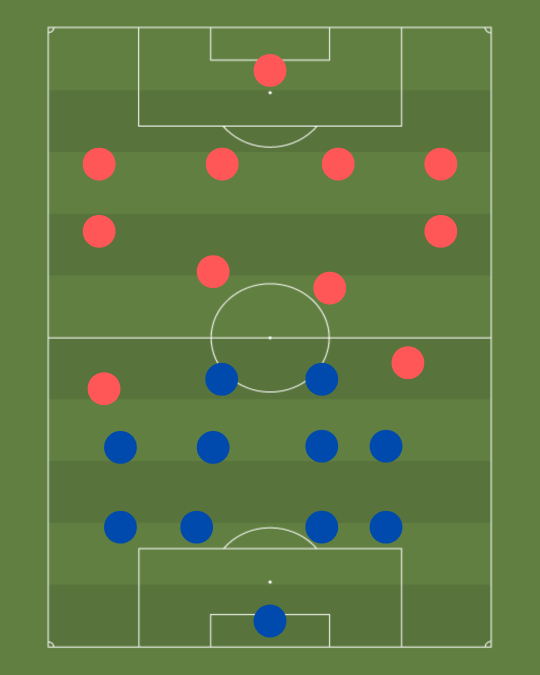
#> input picture Soccerfield2.png, 1080 x 1350 px, given in place of CHE_VS_LIV_Video.mp4, which was not available (shown at 1/2 size)
$ python 3D_Game_Video.py
#> lines starting #> are read from the running program, lines starting #| are printed output that depends on the picture; after the words box and inside, x2 and y2 are one past the last pixel; in counts of white or black regions, pixels touching at a corner belong together; pictures that were not available may be replaced by others from this repository, and a replacement may not be noted
import cv2
import numpy as np
import os
from pathlib import Path

# ---------- TUNE HERE IF NEEDED ----------
BASE_DIR = Path(__file__).resolve().parent  # fallback til Path.cwd() hvis du kører i REPL
# Dir with video
VIDEO_DIR = BASE_DIR / "video_vision"
# Videofile
VIDEO_PATH = VIDEO_DIR / "CHE_VS_LIV_Video.mp4"

TARGET_SIZE = (1280, 720)

min_player_area = 100
max_player_area = 12000

# Ball size relative to image height (extra check)
ball_rmin_frac = 0.006
ball_rmax_frac = 0.020

MIN_PITCH_OVERLAP = 0.60   # fraction of blob area that must lie inside pitch-region to count as player

# Area window for ball-mask contours (px^2)
BALL_MIN_AREA = 40
BALL_MAX_AREA = 70

# Real-time tuning
FRAME_SKIP = 0              # e.g. set 1 to process every 2nd frame
SMOOTH_ALPHA = 0.2         # 0..1, lower gives more smoothing
KEEP_BALL_FOR = 15           # how many frames to keep last known ball if it is not seen

WRITE_OUT = True
OUT_PATH = os.path.splitext(VIDEO_PATH)[0] + "_tracked.mp4"

# NEW: anti-randomization controls
ROI_BASE   = 60             # px base radius for ROI when searching next ball
ROI_SCALE  = 6              # ROI radius ~= ROI_BASE or ROI_SCALE * last_ball_r (whichever larger)
JUMP_GATE  = 0.08           # fraction of image diagonal as max allowed jump per re-detection
SHOW_GHOST = False          # draw last known ball when missing (False = don't show)
# -----------------------------------------

# Pitch green (HSV)
GREEN_LO = np.array([35,  35,  35])
GREEN_HI = np.array([90, 255, 255])

# Ball masks (white/orange)
BALL_WHITE_LO = np.array([0,   0, 127])
BALL_WHITE_HI = np.array([179, 73, 232])
# Orange disabled (no interval)
BALL_ORANGE_LO = np.array([255, 255, 255])
BALL_ORANGE_HI = np.array([255, 255, 255])

# Teams – Liverpool red and Chelsea blue
RED1_LO = np.array([0,   120, 80]);  RED1_HI = np.array([12, 255, 255])
RED2_LO = np.array([170, 120, 80]);  RED2_HI = np.array([179,255, 255])
BLUE_LO = np.array([100, 120, 70]);  BLUE_HI = np.array([130,255,255])

# Optional: suppress referee yellow
YELLOW_LO = np.array([20, 120, 120]); YELLOW_HI = np.array([35, 255, 255])


# ---------- helpers ----------

def save_possession_summary(red_pct, blue_pct, overwrite=True):
    sentence = (
        f"In the video, Liverpool and Chelsea are playing. "
        f"Using ball detection, we can see that Liverpool has possession "
        f"for {red_pct:.1f}% of the time, while Chelsea has {blue_pct:.1f}%."
    )

    docs = Path(__file__).resolve().parent / "docs"
    docs.mkdir(exist_ok=True)
    mode = "w" if overwrite else "a"
    with (docs / "video_data.txt").open(mode, encoding="utf-8") as f:
        f.write(sentence + "\n")

def clean(mask, k=3, it=1):
    kernel = np.ones((k,k), np.uint8)
    m = cv2.morphologyEx(mask, cv2.MORPH_OPEN, kernel, iterations=it)
    m = cv2.morphologyEx(m, cv2.MORPH_CLOSE, kernel, iterations=it)
    return m

def get_pitch_mask_and_region(hsv):
    pitch_mask = cv2.inRange(hsv, GREEN_LO, GREEN_HI)
    pitch_mask = clean(pitch_mask, 5, 1)
    # Expand pitch and close holes/lines
    region = cv2.dilate(pitch_mask, np.ones((21,21), np.uint8), iterations=1)
    region = cv2.morphologyEx(region, cv2.MORPH_CLOSE, np.ones((15,15), np.uint8), iterations=1)
    return pitch_mask, region

# [19 lines left out: functions nearest_player, smooth_point, not called in this run]


# ---------- detection ----------
def detect_ball(hsv, pitch_mask, pitch_region, H,
                players_mask=None, prev_xy=None, roi_mask=None,
                jump_gate_diag_frac=0.08):
    """
    Ball detection restricted to the pitch, with:
      - top-30% exclusion,
      - optional ROI,
      - player-exclusion (red|blue, dilated),
      - area window,
      - pitch-overlap,
      - shape gates (circularity + aspect ratio),
      - context ring test (must be mostly green, little team color),
      - proximity scoring vs prev_xy + jump gate.
    Returns: (x,y,r) or None, and the final ball_mask.
    """
    # --- Base white/orange mask ---
    white  = cv2.inRange(hsv, BALL_WHITE_LO,  BALL_WHITE_HI)
    orange = cv2.inRange(hsv, BALL_ORANGE_LO, BALL_ORANGE_HI)
    ball_mask = cv2.bitwise_or(white, orange)

    # Remove yellow
    yellow = cv2.inRange(hsv, YELLOW_LO, YELLOW_HI)
    ball_mask = cv2.bitwise_and(ball_mask, cv2.bitwise_not(yellow))

    # Only on pitch
    ball_mask = cv2.bitwise_and(ball_mask, pitch_region)

    # --- NEW: exclude (dilated) players to kill white socks close to kits ---
    if players_mask is not None:
        excl = cv2.dilate(players_mask, np.ones((9,9), np.uint8), iterations=1)
        ball_mask = cv2.bitwise_and(ball_mask, cv2.bitwise_not(excl))

    # Clean and hard cap top 30%
    ball_mask = clean(ball_mask, 3, 1)
    top_cut = int(0.30 * H)
    ball_mask[:top_cut, :] = 0

    # Optional ROI
    if roi_mask is not None:
        ball_mask = cv2.bitwise_and(ball_mask, roi_mask)

    # Contours
    cnts_all, _ = cv2.findContours(ball_mask, cv2.RETR_EXTERNAL, cv2.CHAIN_APPROX_SIMPLE)

    # Pitch-overlap filter
    BALL_MIN_OVERLAP = 0.50
    filtered = np.zeros_like(ball_mask)
    kept_cnts = []
    for c in cnts_all:
        a = cv2.contourArea(c)
        if a < BALL_MIN_AREA or a > BALL_MAX_AREA:
            continue

        x, y, w, h = cv2.boundingRect(c)
        roi_region = pitch_region[y:y+h, x:x+w]
        roi_cnt = np.zeros((h, w), dtype=np.uint8)
        cv2.drawContours(roi_cnt, [c - [x, y]], -1, 255, thickness=cv2.FILLED)

        overlap = cv2.countNonZero(cv2.bitwise_and(roi_cnt, roi_region))
        cnt_area = cv2.countNonZero(roi_cnt) + 1e-6
        if overlap / cnt_area < BALL_MIN_OVERLAP:
            continue

        kept_cnts.append(c)
        cv2.drawContours(filtered, [c], -1, 255, thickness=cv2.FILLED)

    ball_mask = filtered

    # Final scoring (shape + context + proximity)
    rmin = int(ball_rmin_frac * H)
    rmax = int(ball_rmax_frac * H)
    diag = (hsv.shape[0]**2 + hsv.shape[1]**2)**0.5
    jump_gate = jump_gate_diag_frac * diag

    best = None
    best_score = -1.0

    # precompute masks we need for context
    pitch_only = (pitch_region > 0).astype(np.uint8)
    red_mask   = cv2.inRange(hsv, RED1_LO, RED1_HI) | cv2.inRange(hsv, RED2_LO, RED2_HI)
    blue_mask  = cv2.inRange(hsv, BLUE_LO, BLUE_HI)

    for c in kept_cnts:
        area = cv2.contourArea(c)
        if area < BALL_MIN_AREA or area > BALL_MAX_AREA:
            continue

        perim = cv2.arcLength(c, True)
        if perim == 0:
            continue
        circ = 4.0 * np.pi * area / (perim * perim)

        # aspect ratio via minAreaRect
        rect = cv2.minAreaRect(c)
        (w, h) = rect[1]
        if w == 0 or h == 0:
            continue
        ar = max(w, h) / max(1.0, min(w, h))  # >=1
        if ar > 1.8:             # socks are elongated -> reject
            continue

        (x, y), r = cv2.minEnclosingCircle(c)
        r = int(r)
        if not (rmin <= r <= rmax):
            continue

        # jump gate / proximity
        prox_term = 0.5
        if prev_xy is not None:
            d = ((x - prev_xy[0])**2 + (y - prev_xy[1])**2)**0.5
            if d > jump_gate:
                continue
            prox_term = max(0.0, 1.0 - (d / jump_gate))

        # --- Context ring test ---
        # annulus around candidate: [1.3r .. 2.2r]
        r1 = int(1.3 * r); r2 = int(2.2 * r)
        yy, xx = np.ogrid[:hsv.shape[0], :hsv.shape[1]]
        cy = int(y); cx = int(x)
        y0 = max(0, cy - r2); y1 = min(hsv.shape[0], cy + r2 + 1)
        x0 = max(0, cx - r2); x1 = min(hsv.shape[1], cx + r2 + 1)
        sub_pitch = pitch_only[y0:y1, x0:x1]
        sub_red   = red_mask[y0:y1, x0:x1]   > 0
        sub_blue  = blue_mask[y0:y1, x0:x1]  > 0

        yy2, xx2 = np.ogrid[y0:y1, x0:x1]
        ann = (xx2 - cx)**2 + (yy2 - cy)**2
        ring = (ann <= r2*r2) & (ann >= r1*r1)

        ring_count = np.count_nonzero(ring)
        if ring_count < 10:   # too small for a stable test
            continue

        green_in_ring = np.count_nonzero(ring & (sub_pitch > 0))
        team_in_ring  = np.count_nonzero(ring & (sub_red | sub_blue))
        green_ratio = green_in_ring / ring_count
        team_ratio  = team_in_ring  / ring_count

        if green_ratio < 0.35:   # not enough grass around -> likely sock/foot
            continue
        if team_ratio > 0.30:    # too much kit color around -> likely sock/foot
            continue

        # Score: circularity + proximity + green context
        circ_term = np.clip((circ - 0.35) / (0.80 - 0.35), 0.0, 1.0)
        ctx_term  = np.clip(green_ratio - 0.15, 0.0, 1.0)  # boost when more grass
        score = 0.5*circ_term + 0.3*prox_term + 0.2*ctx_term

        if score > best_score:
            best_score = score
            best = (int(x), int(y), r)

    return best, ball_mask


def detect_players(hsv, pitch_region):
    # Liverpool red
    red1 = cv2.inRange(hsv, RED1_LO, RED1_HI)
    red2 = cv2.inRange(hsv, RED2_LO, RED2_HI)
    red = cv2.bitwise_or(red1, red2)
    red = clean(red, 5, 1)

    # Chelsea blue
    blue = cv2.inRange(hsv, BLUE_LO, BLUE_HI)
    blue = clean(blue, 5, 1)

    def extract_centroids(mask):
        pts = []
        cnts, _ = cv2.findContours(mask, cv2.RETR_EXTERNAL, cv2.CHAIN_APPROX_SIMPLE)
        for c in cnts:
            a = cv2.contourArea(c)
            if a < min_player_area or a > max_player_area:
                continue
            x, y, w, h = cv2.boundingRect(c)
            roi_region = pitch_region[y:y+h, x:x+w]
            roi_cnt = np.zeros((h, w), dtype=np.uint8)
            cv2.drawContours(roi_cnt, [c - [x, y]], -1, 255, thickness=cv2.FILLED)
            overlap = cv2.countNonZero(cv2.bitwise_and(roi_cnt, roi_region))
            cnt_area = cv2.countNonZero(roi_cnt) + 1e-6
            overlap_ratio = overlap / cnt_area
            if overlap_ratio < MIN_PITCH_OVERLAP:
                continue
            M = cv2.moments(c)
            if M["m00"] == 0:
                continue
            cx = int(M["m10"]/M["m00"]); cy = int(M["m01"]/M["m00"])
            if pitch_region[cy, cx] == 0:
                continue
            pts.append((cx, cy))
        return pts

    red_pts  = extract_centroids(red)
    blue_pts = extract_centroids(blue)
    return red_pts, blue_pts, red, blue


# ############## VIDEO LOOP ##############
# Possession counters
red_frames = 0
blue_frames = 0
none_frames = 0
frames_counted = 0

cap = cv2.VideoCapture(VIDEO_PATH)
if not cap.isOpened():
    raise SystemExit(f"Could not open video: {VIDEO_PATH}")

fps = cap.get(cv2.CAP_PROP_FPS) or 30.0
writer = None
if WRITE_OUT:
    fourcc = cv2.VideoWriter_fourcc(*'mp4v')
    writer = cv2.VideoWriter(OUT_PATH, fourcc, fps, TARGET_SIZE)

frame_idx = 0
last_ball_xy = None
last_ball_r = None
misses = 0
last_possession_str = "Possession: NONE"

while True:
    ret, frame = cap.read()
#> frame is the input picture: shape (1350, 1080, 3); mean B, G, R 68.6, 122.1, 97.4
    if not ret:
        break
    if FRAME_SKIP and (frame_idx % (FRAME_SKIP+1) != 0):
        frame_idx += 1
        continue

    resized = cv2.resize(frame, TARGET_SIZE)
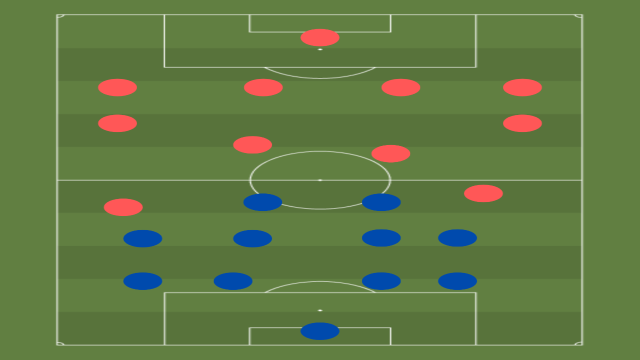
#> resized: shape (720, 1280, 3) (shown at 1/2 size); mean B, G, R 68.6, 122, 97.4
    draw = resized.copy()
    hsv = cv2.cvtColor(resized, cv2.COLOR_BGR2HSV)
#> hsv: shape (720, 1280, 3); mean H, S, V 45.1, 126.2, 128.8
    H, W = resized.shape[:2]
    diag = (H**2 + W**2) ** 0.5

    pitch_mask, pitch_region = get_pitch_mask_and_region(hsv)
#> in get_pitch_mask_and_region, `pitch_mask = cv2.inRange(hsv, GREEN_LO, GREEN_HI)`:
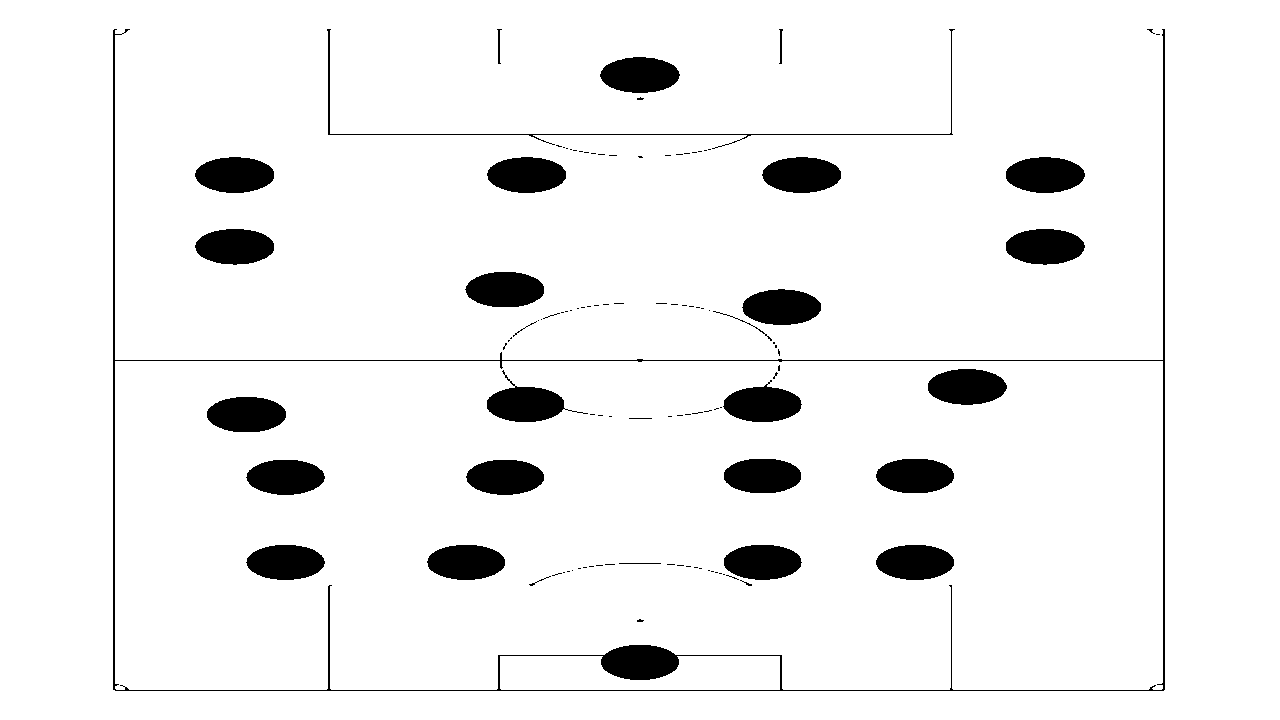
#> pitch_mask: shape (720, 1280); 94% white; 110 black regions (79 under 20 px), largest, box (x1, y1, x2, y2) and area: (113, 29, 1165, 691) 7698, (928, 369, 1007, 405) 2227, (600, 57, 680, 93) 2226

    # Build ROI mask from last known position
    roi_mask = None
    if last_ball_xy is not None:
        roi_r = int(max(ROI_BASE, ROI_SCALE * (last_ball_r if last_ball_r else 8)))
        roi_mask = np.zeros((H, W), dtype=np.uint8)
        cv2.circle(roi_mask, (int(last_ball_xy[0]), int(last_ball_xy[1])), roi_r, 255, -1)

    # Detect ball with ROI + jump-gate against last position
    # compute players first
    red_pts, blue_pts, red_mask, blue_mask = detect_players(hsv, pitch_region)
#> in detect_players, `blue = cv2.inRange(hsv, BLUE_LO, BLUE_HI)`:
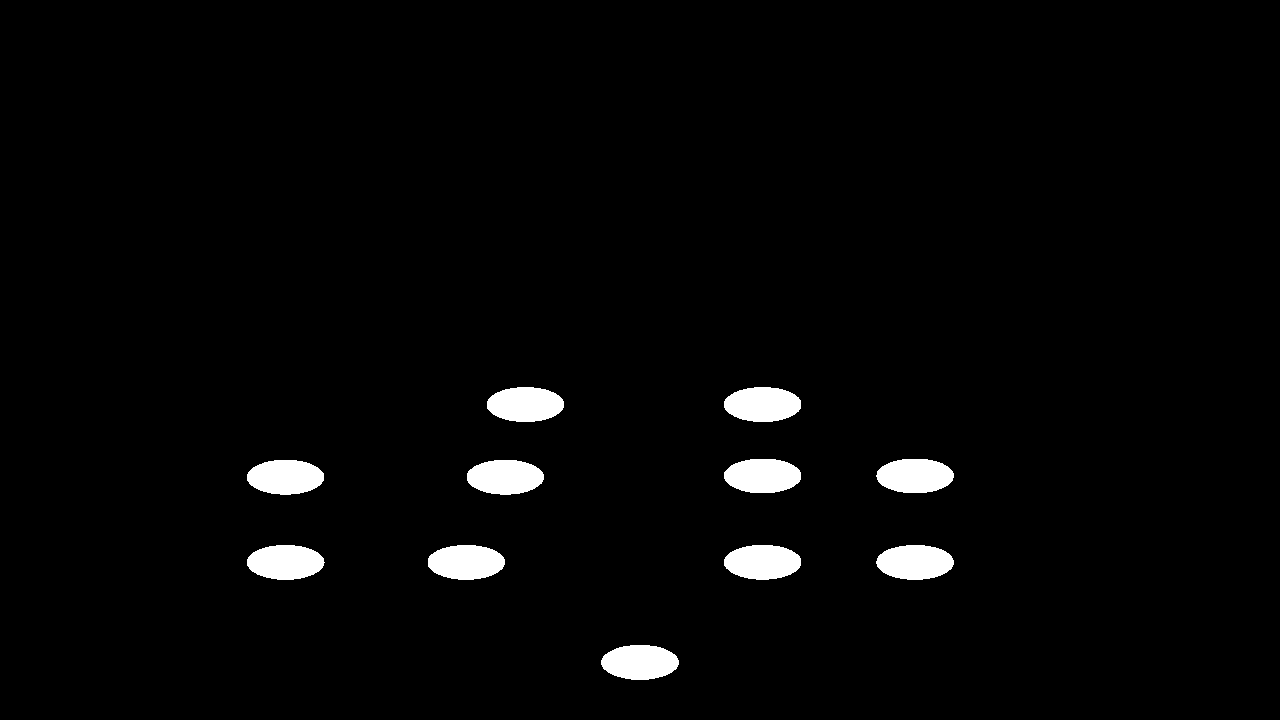
#> blue: shape (720, 1280); 2.5% white; 11 white regions, largest, box (x1, y1, x2, y2) and area: (724, 387, 801, 422) 2144, (601, 645, 679, 680) 2144, (487, 387, 564, 422) 2143
#> in extract_centroids, `cnts, _ = cv2.findContours(mask, cv2.RETR_EXTERNAL, cv2.CHAIN_APPROX_S..`: cnts = 11 contours; largest, box (x1, y1, x2, y2) and area: (1006, 229, 1084, 264) 2076, (196, 229, 274, 264) 2075, (208, 397, 285, 432) 2068, (467, 272, 544, 307) 2067, (743, 290, 820, 325) 2065
#> the loop in extract_centroids, `for c in cnts:` made 11 passes
#> (a, x, y, w, overlap, cnt_area, cx, cy) on passes 1 to 8: (2068, 208, 397, 77, 2153, 2153, 246, 414), (2059, 928, 369, 77, 2145, 2145, 966, 386), (2065, 743, 290, 77, 2151, 2151, 781, 306), (2067, 467, 272, 77, 2153, 2153, 504, 289), (2076, 1006, 229, 78, 2162, 2162, 1044, 246), (2075, 196, 229, 78, 2161, 2161, 234, 246), (2060, 1006, 158, 78, 2145, 2145, 1044, 174), (2058, 763, 158, 77, 2144, 2144, 801, 174)
#> after the loop in extract_centroids, `for c in cnts:`:
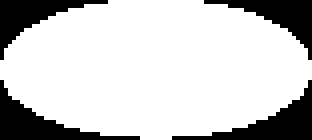
#> roi_cnt: shape (35, 78) (shown 4 times larger); 78.8% white; 4 black regions
#> after the loop in extract_centroids, `for c in cnts:`: pts = [(246, 414), (966, 386), (781, 306), (504, 289), (1044, 246), (234, 246), (1044, 174), (801, 174), (526, 174), (234, 174), (639, 74)]
#> in detect_players, `red_pts  = extract_centroids(red)`: red_pts has the same summary as pts in extract_centroids
#> in extract_centroids (call 2), `cnts, _ = cv2.findContours(mask, cv2.RETR_EXTERNAL, cv2.CHAIN_APPROX_S..`: cnts = 11 contours; largest, box (x1, y1, x2, y2) and area: (601, 645, 679, 680) 2058, (724, 387, 801, 422) 2058, (487, 387, 564, 422) 2058, (877, 545, 954, 580) 2054, (428, 545, 505, 580) 2052
#> the loop in extract_centroids (call 2), `for c in cnts:` made 11 passes
#> (a, x, y, w, h, overlap, cnt_area, cx) on passes 1 to 8: (2058, 601, 645, 78, 35, 2144, 2144, 639), (2054.5, 877, 545, 77, 35, 2140, 2140, 914), (2048.5, 724, 545, 77, 35, 2134, 2134, 762), (2052.5, 428, 545, 77, 35, 2138, 2138, 465), (2051, 247, 545, 77, 35, 2136, 2136, 285), (2045.5, 467, 460, 77, 35, 2131, 2131, 504), (2046, 247, 460, 77, 35, 2131, 2131, 285), (2035, 877, 459, 77, 34, 2120, 2120, 914)
#> after the loop in extract_centroids (call 2), `for c in cnts:`:
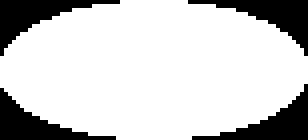
#> roi_cnt: shape (35, 77) (shown 4 times larger); 79.5% white; 4 black regions, box (x1, y1, x2, y2) and area: (0, 0, 30, 14) 140, (47, 0, 77, 14) 140, (48, 21, 77, 35) 137, (0, 22, 29, 35) 135
#> after the loop in extract_centroids (call 2), `for c in cnts:`: pts = [(639, 661), (914, 561), (762, 561), (465, 561), (285, 561), (504, 476), (285, 476), (914, 475), (762, 475), (762, 404), (524, 404)]
#> in detect_players, `blue_pts = extract_centroids(blue)`: blue_pts has the same summary as pts in extract_centroids
#> red_pts = [(246, 414), (966, 386), (781, 306), (504, 289), (1044, 246), (234, 246), (1044, 174), (801, 174), (526, 174), (234, 174), (639, 74)]; blue_pts has the same summary as pts in extract_centroids
    players_mask = cv2.bitwise_or(red_mask, blue_mask)
#> players_mask: shape (720, 1280); 5.1% white; 22 white regions, largest, box (x1, y1, x2, y2) and area: (1006, 229, 1084, 264) 2162, (196, 229, 274, 264) 2161, (467, 272, 544, 307) 2153

    # optional ROI omkring sidste kendte bold
    roi_mask = None
    if last_ball_xy is not None:
        roi_r = int(max(60, 6 * (last_ball_r if last_ball_r else 8)))
        roi_mask = np.zeros((H, W), dtype=np.uint8)
        cv2.circle(roi_mask, (int(last_ball_xy[0]), int(last_ball_xy[1])), roi_r, 255, -1)

    # now detect the ball with player-exclusion + context + ROI
    ball, ball_mask = detect_ball(
    hsv, pitch_mask, pitch_region, H,
    players_mask=players_mask,
    prev_xy=last_ball_xy,
    roi_mask=roi_mask,
    jump_gate_diag_frac=0.08
)
#> in detect_ball, `yellow = cv2.inRange(hsv, YELLOW_LO, YELLOW_HI)`:
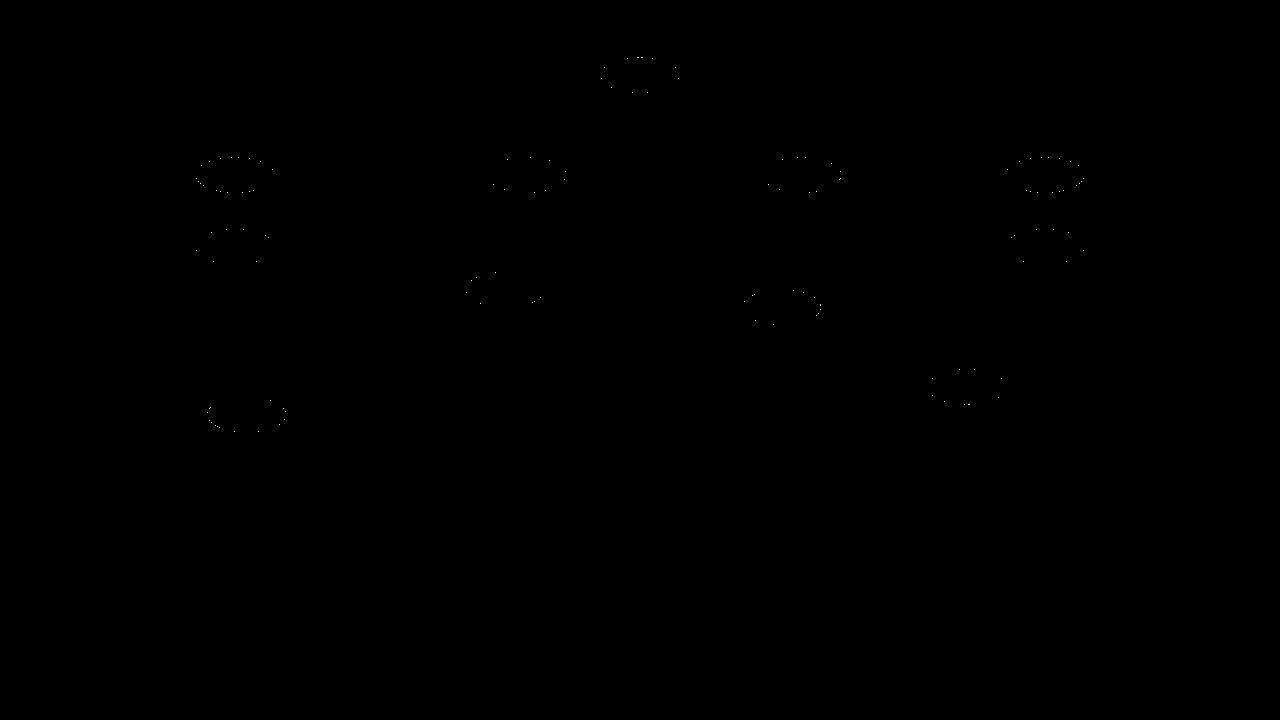
#> yellow: shape (720, 1280); 0.01% white in thin lines or dots, all inside (x1, y1, x2, y2) = (196, 57, 1084, 432)
#> (the rest of the program and of its run is left out)
